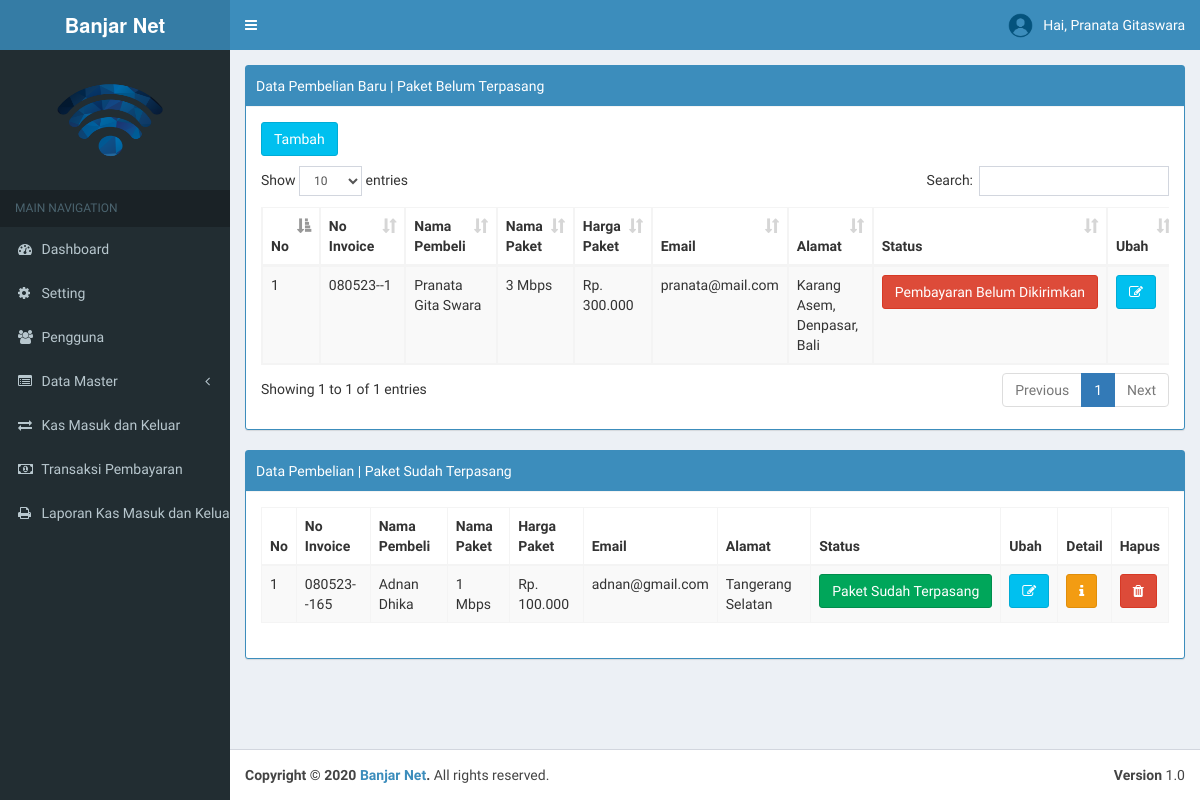
The app's page /index.php?page=pembelian (signed in) with its own data.
### tables this page shows
CREATE TABLE `tb_profile` (
  `nama_perusahaan` varchar(255) NOT NULL,
  `alamat` text NOT NULL,
  `telpon` varchar(20) NOT NULL,
  `website` varchar(100) NOT NULL,
  `kota` varchar(100) NOT NULL,
  `foto` varchar(255) NOT NULL
);

CREATE TABLE `tb_user` (
  `id` int(11) NOT NULL AUTO_INCREMENT,
  `username` varchar(100) NOT NULL,
  `nama_user` varchar(255) NOT NULL,
  `password` varchar(100) NOT NULL,
  `level` varchar(30) NOT NULL,
  `foto` varchar(255) NOT NULL,
  `id_pelanggan` int(11) NOT NULL,
  PRIMARY KEY (`id`)
);

CREATE TABLE `tb_pembelian` (
  `id_pembelian` int(11) NOT NULL AUTO_INCREMENT,
  `invoice` varchar(50) NOT NULL,
  `nama` varchar(50) NOT NULL,
  `nominal_paket` varchar(50) NOT NULL,
  `harga_paket` varchar(50) NOT NULL,
  `no_tlp` varchar(50) NOT NULL,
  `email` varchar(50) NOT NULL,
  `alamat` varchar(100) NOT NULL,
  `jenis_id` varchar(20) NOT NULL,
  `no_id` varchar(50) NOT NULL,
  `tgl_lahir` date NOT NULL,
  `metode_bayar` varchar(20) NOT NULL,
  `tgl_installasi` date NOT NULL,
  `status_pembelian` enum('0','1','2') NOT NULL,
  `va_bayar` varchar(25) NOT NULL,
  `bank_bayar` varchar(25) DEFAULT NULL,
  `tgl_bayar` date DEFAULT NULL,
  `bukti_bayar` text NOT NULL,
  PRIMARY KEY (`id_pembelian`)
);

### page/pembelian/pembelian.php (the view, shortened to what this page needs)
<?php
include '../../include/koneksi.php';
if ($_SESSION['admin']) { ?>
<div class="row">
  <div class="col-md-12">
   <div class="box box-primary box-solid">
    <div class="box-header with-border">
              Data Pembelian Baru | Paket Belum Terpasang
    </div>
     <div class="panel-body">
      <div class="table-responsive">
        <table class="table table-striped table-bordered table-hover" id="example1">
               <button type="button" class="btn btn-info" style="margin-bottom: 10px;" data-toggle="modal" data-target="#modal-default">
               Tambah
              </button>
                <thead>
                <tr>
                  <th>No</th>
                  <th>No Invoice</th>
                  <th>Nama Pembeli</th>
                  <th>Nama Paket</th>
                  <th>Harga Paket</th>
                  <th>Email</th>
                  <th>Alamat</th>
                  <th>Status</th>
                  <th>Ubah</th>
                </tr>
                </thead>
                <tbody>
                	<?php
                			$no = 1;
                			$sql = $koneksi->query("select * from tb_pembelian where status_pembelian <> '1' order by status_pembelian desc ");
                			while ($data = $sql->fetch_assoc()) {
                	 ?>
                <tr>
                  <td><?php echo $no++; ?></td>
                  <td><?php echo $data['invoice'] ?></td>
                  <td><?php echo $data['nama'] ?></td>
                  <td><?php echo $data['nominal_paket'] ?></td>
                  <td><?php echo 'Rp. '.number_format($data['harga_paket'],0,",",".") ?></td>
                  <td><?php echo $data['email'] ?></td>
                  <td><?php echo $data['alamat'] ?></td>
                  <td>
                    <?php if($data['status_pembelian']==1) { ?>
                      <p class="btn btn-success">Paket Sudah Terpasang</p>
                    <?php }elseif($data['status_pembelian']==2) { ?>
                      <p class="btn btn-warning">Pembayaran Sudah Dikirimkan</p>
                    <?php }else { ?>
                      <p class="btn btn-danger">Pembayaran Belum Dikirimkan</p>
                    <?php } ?>
                  </td>
                  <td>
                    <a href="#" type="button" class="btn btn-info" data-toggle="modal" data-target="#mymodal1<?php echo $data['id_pembelian']; ?>"><i class="fa fa-edit"></i></a>
                  </td>
                </tr>
</div>
              </div>
                <?php } ?>
      </div>
     </div>
    </div>
  </div>
</div>
<div class="row">
  <div class="col-md-12">
   <div class="box box-primary box-solid">
    <div class="box-header with-border">
              Data Pembelian | Paket Sudah Terpasang
    </div>
     <div class="panel-body">
      <div class="table-responsive">
        <table class="table table-striped table-bordered table-hover" id="example1">
                <thead>
                <tr>
                  <th>No</th>
                  <th>No Invoice</th>
                  <th>Nama Pembeli</th>
                  <th>Nama Paket</th>
                  <th>Harga Paket</th>
                  <th>Email</th>
                  <th>Alamat</th>
                  <th>Status</th>
                  <th>Ubah</th>
                  <th>Detail</th>
                  <th>Hapus</th>
                </tr>
                </thead>
                <tbody>
                	<?php
                			$no = 1;
                			$sql = $koneksi->query("select * from tb_pembelian where status_pembelian = '1' order by status_pembelian desc ");
                			while ($data = $sql->fetch_assoc()) {
                	 ?>
                <tr>
                  <td><?php echo $no++; ?></td>
                  <td><?php echo $data['invoice'] ?></td>
                  <td><?php echo $data['nama'] ?></td>
                  <td><?php echo $data['nominal_paket'] ?></td>
                  <td><?php echo 'Rp. '.number_format($data['harga_paket'],0,",",".") ?></td>
                  <td><?php echo $data['email'] ?></td>
                  <td><?php echo $data['alamat'] ?></td>
                  <td>
                    <?php if($data['status_pembelian']==1) { ?>
                      <p class="btn btn-success">Paket Sudah Terpasang</p>
                    <?php }elseif($data['status_pembelian']==2) { ?>
                      <p class="btn btn-warning">Pembayaran Sudah Dikirimkan</p>
                    <?php }else { ?>
                      <p class="btn btn-danger">Pembayaran Belum Dikirimkan</p>
                    <?php } ?>
                  </td>
                  <td>
                    <a href="#" type="button" class="btn btn-info" data-toggle="modal" data-target="#mymodal<?php echo $data['id_pembelian']; ?>"><i class="fa fa-edit"></i></a>
                  </td>
                  <td>
                    <a href="#" type="button" class="btn btn-warning" data-toggle="modal" data-target="#modal-detail-terpasang<?php echo $data['id_pembelian']; ?>"><i class="fa fa-info"></i></a>
                  </td>
                  <td>
                  <a onclick="return confirm('Apakah Anda Yakin Mengahpus Data Ini')" href="?page=pembelian&aksi=hapus&id=<?php echo $data['id_pembelian'] ;?>" class="btn btn-danger" title=""><i class="fa fa-trash"></i></a>
                  </td>
                </tr>
</div>
                <?php } ?>
      </div>
     </div>
</div>
<?php } else{
    echo "Anda Tidak Berhak Mengakses Halaman Ini";
  } ?>

### index.php (shortened to what this page needs)
<?php
	 include "include/koneksi.php";
 if ($_SESSION['admin'] || $_SESSION['user']) {
?>
<!DOCTYPE html>
<html>
<head>
  <link rel="stylesheet" href="bootstrap/css/bootstrap.min.css">
  <link rel="stylesheet" href="https://cdnjs.cloudflare.com/ajax/libs/font-awesome/4.5.0/css/font-awesome.min.css">
  <link rel="stylesheet" href="https://cdnjs.cloudflare.com/ajax/libs/ionicons/2.0.1/css/ionicons.min.css">
   <link rel="stylesheet" href="plugins/datatables/dataTables.bootstrap.css">
  <link rel="stylesheet" href="dist/css/AdminLTE.min.css">
   <link rel="stylesheet" href="plugins/select2/select2.min.css">
  <link rel="stylesheet" href="dist/css/skins/_all-skins.min.css">
  <link rel="stylesheet" type="text/css" href="sw/dist/sweetalert.css">
</head>
<body class="hold-transition skin-blue sidebar-mini">
<div class="wrapper">
   <?php
    $sql2 = $koneksi->query("select * from tb_profile ");
    $data1 = $sql2->fetch_assoc();
 ?>
  <header class="main-header">
    <a href="#" class="logo">
      <span class="logo-lg"><b><?php echo $data1['nama_perusahaan'] ?></b></span>
    </a>
    <nav class="navbar navbar-static-top">
      <a href="#" class="sidebar-toggle" data-toggle="offcanvas" role="button">
      </a>
      <?php
            if ($_SESSION['admin']) {
              $user = $_SESSION['admin'];
            }elseif ($_SESSION['user']) {
             $user = $_SESSION['user'];
            }
            $sql_user = $koneksi->query("select * from tb_user where id='$user'");
            $data_user = $sql_user->fetch_assoc();
             $nama = $data_user['nama_user'];
       ?>
      <div class="navbar-custom-menu">
        <ul class="nav navbar-nav">
          <li class="dropdown user user-menu">
            <a href="#" class="dropdown-toggle" data-toggle="dropdown">
              <img src="images/<?php echo $data_user['foto'] ?>" class="user-image" alt="User Image">
              <span class="hidden-xs">Hai, <?php echo $nama ?></span>
            </a>
          </li>
      </div>
    </nav>
  </header>
  	<?php include "include/menu.php"; ?>
     <div class="content-wrapper">
    <section class="content-header">
      <?php include "include/isi.php"; ?>
      <div class="modal fade" id="modal-default">
  <footer class="main-footer">
    <div class="pull-right hidden-xs">
      <b>Version</b> 1.0
    </div>
    <strong>Copyright &copy; 2020 <a href="http://almsaeedstudio.com">Banjar Net</a>.</strong> All rights
    reserved.
  </footer>
</div>
</body>
</html>
<?php
      }else{
        header("location:dashboard.php");
      }
 ?>

### include/menu.php (shortened to what this page needs)
 <?php
    $sql2 = $koneksi->query("select * from tb_profile ");
    $data1 = $sql2->fetch_assoc();
 ?>
 <aside class="main-sidebar">
    <section class="sidebar">
<div class="user-panel">
  <div>
  <img style="margin-left:30px" src="images/<?php echo $data1['foto'] ?>" width="140" height="120" >
  </div>
  <div class="pull-left info">
  </div>
</div>
<ul class="sidebar-menu" data-widget="tree">
  <li class="header">MAIN NAVIGATION</li>
          <?php  if ($_SESSION['admin']){ ?>
            <li class="<?php echo $aktifHome; ?>"><a href="index.php"><i class="fa fa-dashboard"></i> Dashboard</a></li>
             <li class="<?php echo $aktifprofile; ?>"><a href="?page=profile"><i class="fa fa-gear"></i> Setting </a></li>
            <li class="<?php echo $aktifAdmin; ?>"><a href="?page=pengguna"><i class="fa fa-users"></i> Pengguna</a></li>
            <li class="treeview <?php echo $aktifA; ?>">
              <a href="#">
                <i class="fa fa-list-alt"></i> <span>Data Master</span>
                <span class="pull-right-container">
                  <i class="fa fa-angle-left pull-right"></i>
                </span>
              </a>
            </li>
            <li class="<?php echo $aktifB2; ?>"><a href="?page=kas"><i class="fa fa-exchange"></i>  Kas Masuk dan Keluar</a></li>
            <li><a href="?page=transaksi"><i class="fa fa-money"></i> Transaksi Pembayaran</a></li>
             <li><a href="?page=laporan"><i class="fa fa-print"></i> Laporan Kas Masuk dan  Keluar </a></li>
             <?php } ?>
      </ul>
    </section>
  </aside>

### records on screen
tb_profile: nama_perusahaan "Banjar Net", foto (picture)
tb_user: foto (picture), nama_user "Pranata Gitaswara"
tb_pembelian: invoice "080523--1", nama "Pranata Gita Swara", nominal_paket "3 Mbps", harga_paket "300.000", email "pranata@mail.com", alamat "Karang Asem, Denpasar, Bali", status_pembelian "Pembayaran Belum Dikirimkan"
tb_pembelian: invoice "080523--165", nama "Adnan Dhika", nominal_paket "1 Mbps", harga_paket "100.000", email "adnan@gmail.com", alamat "Tangerang Selatan", status_pembelian "Paket Sudah Terpasang"
